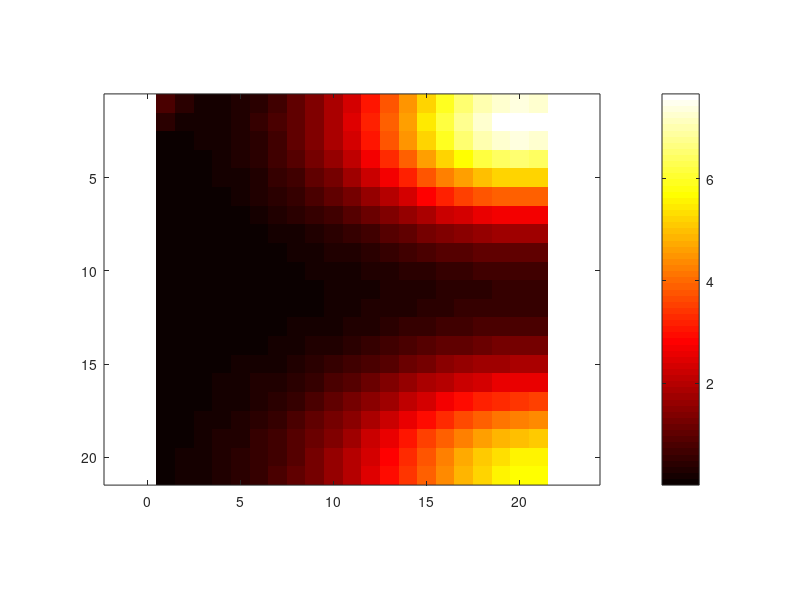

This chart was generated by the following MATLAB code:
[X, Y] = meshgrid(-10: 1 :10);


mu1 = [-10 -10];
Sigma1 = .2 * [3 0; 0 3];

mu2 = [10 10];
Sigma2 = 16 * [3 0; 0 1];

mu3 = [9 -9];
Sigma3 = 12 * [3 0; 0 1];

% mu4 = [5 -5];
% Sigma4 = 6 * [0.5 0; 0 3];

% mu5 = [-5 5];
% Sigma5 = 6 * [0.5 0; 0 3];

% mu6 = [0 5];
% Sigma6 = 6 * [0.5 0; 0 3];

% mu7 = [0 -5];
% Sigma7 = 6 * [0.5 0; 0 3];

% F = mvnpdf([X(:) Y(:)],mu1,Sigma1) + mvnpdf([X(:) Y(:)],mu2,Sigma2) + mvnpdf([X(:) Y(:)],mu3,Sigma3); % ...
F = mvnpdf([X(:) Y(:)],mu3,Sigma3) + mvnpdf([X(:) Y(:)],mu2,Sigma2) + mvnpdf([X(:) Y(:)], mu1, Sigma1)./350; % ...

% + mvnpdf([X(:) Y(:)], mu4, Sigma4) + mvnpdf([X(:) Y(:)], mu5, Sigma5) ...
% + mvnpdf([X(:) Y(:)], mu6, Sigma6) + mvnpdf([X(:) Y(:)], mu7, Sigma7);

%F =  100 * mvnpdf([X(:) Y(:)],mu1,Sigma1);

F = reshape(F,length(X),length(Y));
F = 1000 * F; 
dlmwrite('variance2.txt',F,'delimiter','\t','precision',3)
size (F);
colormap('hot')

imagesc(F)
axis equal; 
% axis([-1,22,-1,22])
colorbar


% init = 104;
% x = [0.7, 1.3, 1.3, 0.7]
% y = [0, 0, init, init]
% fill(x, y, 'black')

% hold on;

% x = [1.7, 2.3, 2.3, 1.7]
% y = [init, init, init + 35, init + 35]
% fill(x, y, 'black')

% hold on;

% x = [0.7, 1.3, 1.3, 0.7]
% y = [init + 25, init + 25, init + 95, init + 95]
% fill(x, y, 'black')

% hold on;

% x = [1.7, 2.3, 2.3, 1.7]
% y = [init + 95, init + 95, init + 120, init + 120]
% fill(x, y, 'black')

% hold on;

% x = [0.7, 1.3, 1.3, 0.7]
% y = [init + 120, init + 120, init + 166, init + 166]
% fill(x, y, 'black')

% hold on;

% x = [1.7, 2.3, 2.3, 1.7]
% y = [init + 166, init + 166, init + 194, init + 194]
% fill(x, y, 'black')

% hold on;

% x = [0.7, 1.3, 1.3, 0.7]
% y = [init + 194, init + 194, init + 226, init + 226]
% fill(x, y, 'black')

% hold on;

% x = [1.7, 2.3, 2.3, 1.7]
% y = [init + 226, init + 226, init + 250, init + 250]
% fill(x, y, 'black')